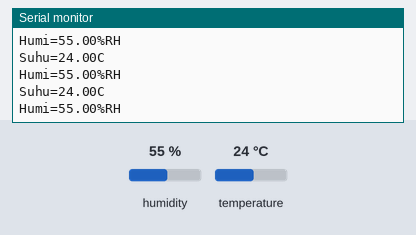
This sketch was run on a simulated Arduino Uno, built with avr-gcc and run on an emulated ATmega328P. On the bench: the last lines printed to the serial monitor. The inputs (shaded band) are chosen by the test bench; at power-on: humidity 55 %, temperature 24 °C.

Above: at 2.8 s.
2.9 s: humidity set to 22 %
At 5.5 s:
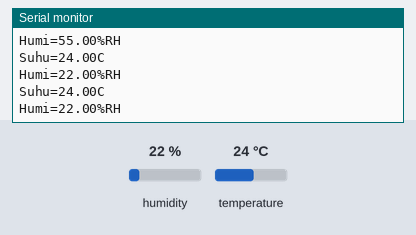
5.6 s: temperature set to 12 °C
At 6.9 s:
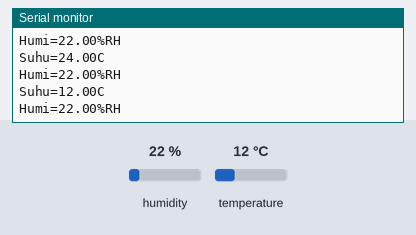
8.3 s: humidity set to 40 %
At 11.0 s:
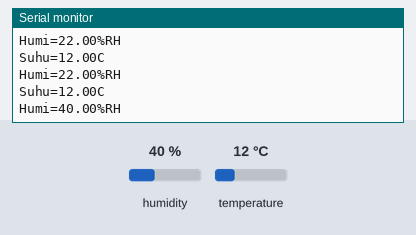
Timing chart, 0 to 12.5 s (numbered marks = the images above; inputs shaded):
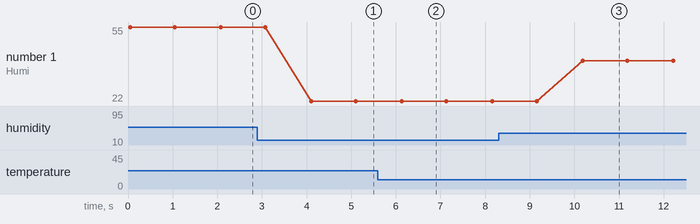

Measured:
- after the input at 2.9 s, the serial monitor: prints a new line after 1.2 s (image 1)
- after the input at 5.6 s, the serial monitor: prints a new line after 0.52 s (image 2)
- after the input at 8.3 s, the serial monitor: prints a new line after 1.9 s (image 3)
- plotted number 1: 55 → 22 after the input at 2.9 s, 22 → 40 after the input at 8.3 s

The sketch:

HDT.ino
```cpp
#include <SoftwareSerial.h>
SoftwareSerial bt(8, 9); // RX, TX

#include <DHT.h> //library DHT
#define DHTPIN 2 //pin DATA konek ke pin 2 Arduino
#define DHTTYPE DHT11 //tipe sensor DHT11
DHT dht(DHTPIN, DHTTYPE); //set sensor + koneksi pin

float humi, temp;//deklarasi variabel

void setup()
{
  Serial.begin(9600); //baud 9600
  delay(10);
}

void loop()
{
  humi = dht.readHumidity();//baca kelembaban
  temp = dht.readTemperature();//baca suhu
  if (isnan(humi) || isnan(temp)) { //jika tidak ada hasil
    Serial.println("DHT11 tidak terbaca... !");
    return;
  }
  else{//jika ada hasilnya
  Serial.print("Suhu=");  //kirim serial "Suhu"
  Serial.print(temp);     //kirim serial nilai suhu
  Serial.println("C");    //kirim serial "C" Celcius
  Serial.print("Humi=");  //kirim serial "Humi"
  Serial.print(humi);     //kirim serial nilai kelembaban
  Serial.println("%RH");  //kirim serial "%RH"
  bt.print(temp); //send distance to MIT App
  bt.print("-");
  bt.print(humi); //send distance to MIT App
  bt.println("-");
  }

  delay(1000);            //tunda 1 detik untuk pembacaan berikutnya


}
```
